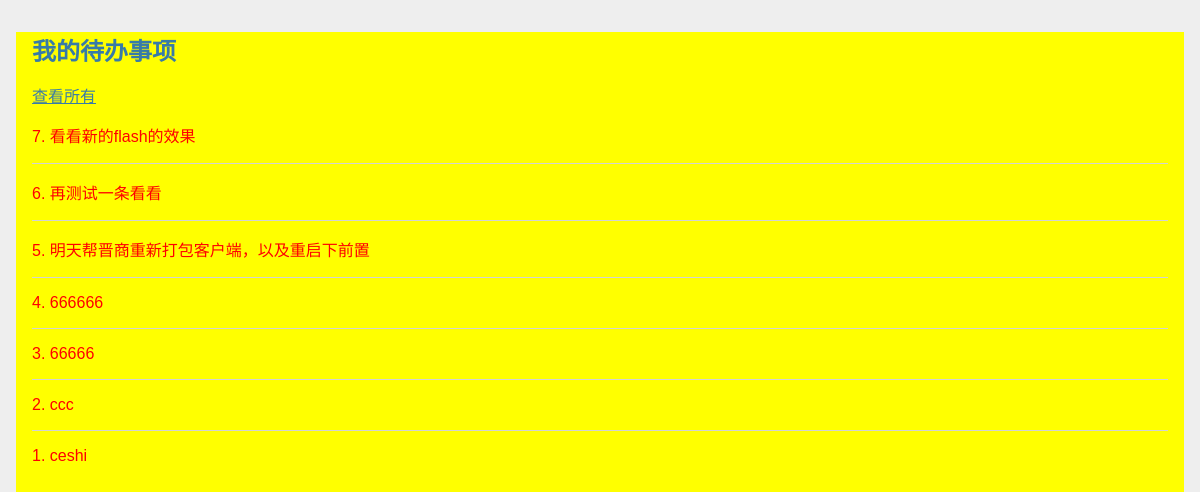
The page /all on the database as committed earlier.
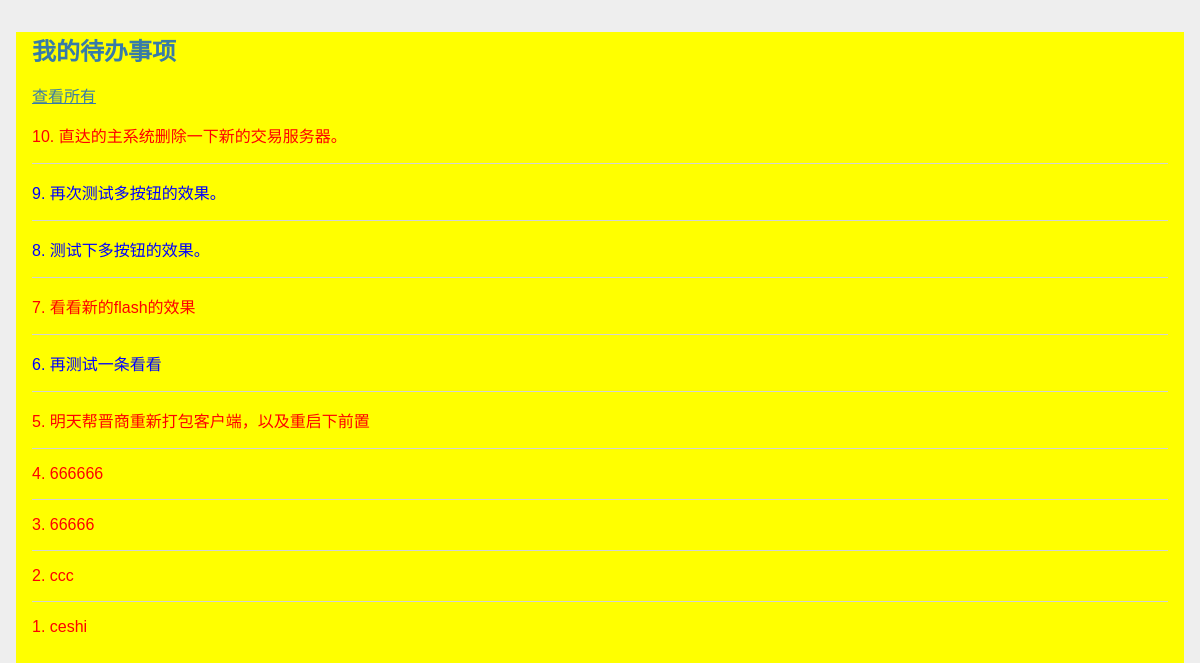
The same page on the database as committed later.
### to_do/models.py (models this page shows)
class Thing(db.Model):
	id = db.Column(db.Integer, primary_key = True)
	body = db.Column(db.String(200))
	status = db.Column(db.Boolean, default = True)
	timestamp = db.Column(db.DateTime, default = datetime.now(), index = True)

### to_do/views.py (the view)
@app.route('/all', methods = ['GET'])
def all_thing():
	things = Thing.query.order_by(Thing.timestamp.desc()).all()
	return render_template('all.html', things = things)

### to_do/templates/all.html (shortened to what this page needs)
{% extends 'base.html' %}
{% block content %}
	<div class="list">
		{% for thing in things %}
		{% if thing.status %}
		<p class="finished">{{thing.id}}. {{ thing.body }}</p>
		{% else %}
		<p class="no">{{thing.id}}. {{ thing.body }}</p>
		{% endif %}
			{% if not loop.last%}
			<hr />
			{% endif %}
		{% endfor %}
	</div>
{% endblock %}

### to_do/templates/base.html (shortened to what this page needs)
<!DOCTYPE html>
<html lang="cn">
<head>
	<link rel="stylesheet" href="{{ url_for('static', filename= 'style.css') }}">
</head>
<section class="content">
	<h1>
		<strong>我的待办事项</strong>
	</h1>
	<a href="{{ url_for('all_thing')}}">查看所有</a>
	{% block content %}{% endblock %}
</section>

### to_do/static/style.css (style rules this page uses)
html { font-family: sans-serif; background: #eee; padding: 1rem; }
h1, h2, h3, h4, h5, h6 { font-family: serif; color: #377ba8; margin: 1rem 0; }
a { color: #377ba8; }
hr { border: none; border-top: 1px solid lightgray; }
.content { padding: 0 1rem 1rem; }
.content:last-child { margin-bottom: 0; }
p.finished { color: #F00; }
p.no { color: #00F; }

Rows that differ between the two databases and show on the page:
added Thing: id "10", body "直达的主系统删除一下新的交易服务器。"
added Thing: id "9", body "再次测试多按钮的效果。"
added Thing: id "8", body "测试下多按钮的效果。"
changed Thing "再测试一条看看": status True → False (drawn)
